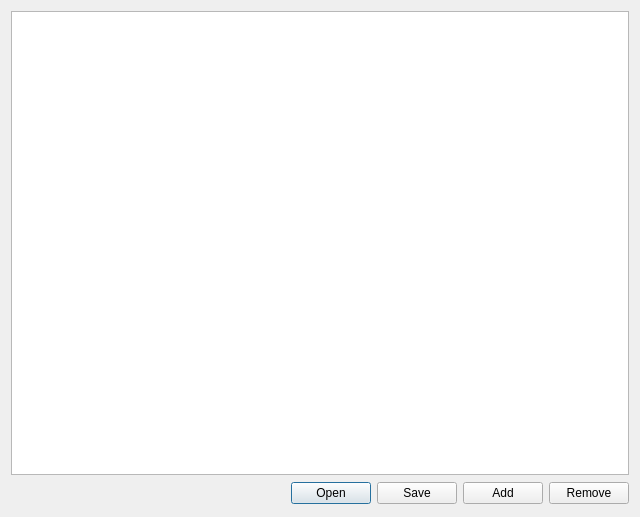
<ui version="4.0" >
 <class>CreateFeatureIdListDialog</class>
 <widget class="QDialog" name="CreateFeatureIdListDialog" >
  <property name="geometry" >
   <rect>
    <x>0</x>
    <y>0</y>
    <width>640</width>
    <height>517</height>
   </rect>
  </property>
  <property name="sizePolicy" >
   <sizepolicy vsizetype="Minimum" hsizetype="Minimum" >
    <horstretch>0</horstretch>
    <verstretch>0</verstretch>
   </sizepolicy>
  </property>
  <property name="minimumSize" >
   <size>
    <width>407</width>
    <height>233</height>
   </size>
  </property>
  <property name="windowTitle" >
   <string>Create Feature Id List</string>
  </property>
  <layout class="QVBoxLayout" >
   <item>
    <widget class="QListView" name="listView" />
   </item>
   <item>
    <layout class="QHBoxLayout" >
     <item>
      <spacer>
       <property name="orientation" >
        <enum>Qt::Horizontal</enum>
       </property>
       <property name="sizeHint" >
        <size>
         <width>91</width>
         <height>25</height>
        </size>
       </property>
      </spacer>
     </item>
     <item>
      <widget class="QPushButton" name="pushButton_open_file" >
       <property name="text" >
        <string>Open</string>
       </property>
      </widget>
     </item>
     <item>
      <widget class="QPushButton" name="pushButton_save_file" >
       <property name="text" >
        <string>Save</string>
       </property>
      </widget>
     </item>
     <item>
      <widget class="QPushButton" name="pushButton_add" >
       <property name="text" >
        <string>Add</string>
       </property>
      </widget>
     </item>
     <item>
      <widget class="QPushButton" name="pushButton_remove" >
       <property name="text" >
        <string>Remove</string>
       </property>
      </widget>
     </item>
    </layout>
   </item>
  </layout>
 </widget>
 <resources/>
 <connections/>
</ui>
